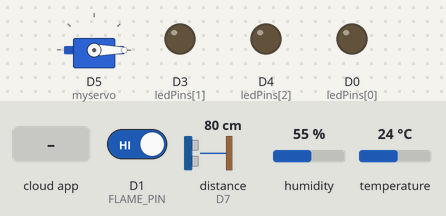
Simulated run of this sketch. Board: ESP8266 (NodeMCU). Shown: servo, output pins drawn as LEDs (lit = HIGH). Wiring (inferred from the names in the program): ultrasonic range finder: trigger D6; echo D7. The test bench sets the inputs (shaded band); at power-on: D1 (FLAME_PIN) HIGH, distance to the obstacle (sensor on D7) 80 cm, humidity 55 %, temperature 24 °C. The echo pulse lasts 58.3 µs per cm; WiFi joins after 1.5 s; servers stay silent unless stated; the Firebase database answers and starts empty; pins used as bus, display or sensor lines are not drawn; what the sketch prints to the serial monitor is not drawn.

Above: at 4.7 s.
4.8 s: D1 (FLAME_PIN) driven LOW
7.9 s: the phone or cloud app sets angle to 1
Timing chart, 0 to 11.7 s (numbered marks = the images above; inputs shaded):
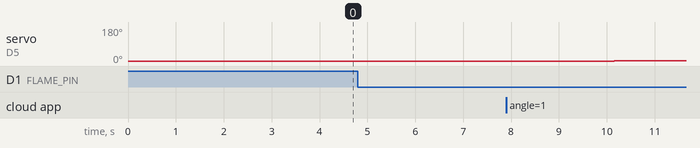

The sketch:

ESP.ino
```cpp
#include <Arduino.h>
#include <ESP8266WiFi.h>
#include <Firebase_ESP_Client.h>
#include <addons/TokenHelper.h>
#include <addons/RTDBHelper.h>
#include "secrets.h"
#include <Servo.h>
#include <DHT.h>

// ===== FIREBASE =====
FirebaseData fbdo;
FirebaseAuth auth;
FirebaseConfig config;

// ===== SERVO =====
Servo myservo;

// ===== LED =====
const int ledPins[3] = {D0, D3, D4};

// ===== ULTRASONIC =====
#define TRIG_PIN D6
#define ECHO_PIN D7

// ===== FLAME =====
#define FLAME_PIN D1

// ===== DHT =====
#define DHTPIN D2
#define DHTTYPE DHT11
DHT dht(DHTPIN, DHTTYPE);

// ===== TIMER =====
unsigned long lastFirebase = 0;
unsigned long lastSensor = 0;

const int firebaseInterval = 5000; // 5 detik
const int sensorInterval   = 4000; // 4 detik

bool firebaseReady = false;

void setup() {
  Serial.begin(115200);
  delay(2000); // stabilisasi power

  // ===== LED =====
  for (int i = 0; i < 3; i++) {
    pinMode(ledPins[i], OUTPUT);
    digitalWrite(ledPins[i], LOW);
  }

  // ===== SERVO =====
  myservo.attach(D5);
  myservo.write(0);

  // ===== ULTRASONIC =====
  pinMode(TRIG_PIN, OUTPUT);
  pinMode(ECHO_PIN, INPUT);

  // ===== FLAME =====
  pinMode(FLAME_PIN, INPUT);

  // ===== DHT =====
  dht.begin();

  // ===== WIFI =====
  WiFi.begin(WIFI_SSID, WIFI_PASSWORD);
  Serial.print("Connecting WiFi");

  unsigned long start = millis();
  while (WiFi.status() != WL_CONNECTED && millis() - start < 10000) {
    Serial.print(".");
    delay(300);
  }

  if (WiFi.status() == WL_CONNECTED) {
    Serial.println("\nWiFi Connected");
  } else {
    Serial.println("\nWiFi FAIL (lanjut offline)");
  }

  // ===== FIREBASE CONFIG =====
  config.api_key = API_KEY;
  config.database_url = DATABASE_URL;
  auth.user.email = USER_EMAIL;
  auth.user.password = USER_PASSWORD;

  Firebase.begin(&config, &auth);
  Firebase.reconnectNetwork(true);

  // tunggu max 5 detik
  start = millis();
  while (!Firebase.ready() && millis() - start < 5000) {
    delay(300);
  }

  firebaseReady = Firebase.ready();
  Serial.println(firebaseReady ? "Firebase Ready" : "Firebase FAIL");
}

// ================= LOOP =================
void loop() {
  unsigned long now = millis();

  // ===== FIREBASE CONTROL =====
  if (firebaseReady && now - lastFirebase > firebaseInterval) {
    lastFirebase = now;

    // ===== SERVO =====
    if (Firebase.RTDB.getInt(&fbdo, "/servo/angle")) {
      int angle = constrain(fbdo.intData(), 0, 180);
      myservo.write(angle);
      Serial.print("Servo angle: ");
      Serial.println(angle);
    }

    // ===== LED =====
    for (int i = 1; i <= 3; i++) {
      char path[20];
      sprintf(path, "/lampu/led%d", i);

      if (Firebase.RTDB.getBool(&fbdo, path)) {
        digitalWrite(ledPins[i - 1], fbdo.boolData());
        Serial.print("LED");
        Serial.print(i);
        Serial.print(": ");
        Serial.println(fbdo.boolData() ? "ON" : "OFF");
      }
    }
  }

  // ===== SENSOR =====
  if (now - lastSensor > sensorInterval) {
    lastSensor = now;

    // ===== ULTRASONIC =====
    digitalWrite(TRIG_PIN, LOW);
    delayMicroseconds(2);
    digitalWrite(TRIG_PIN, HIGH);
    delayMicroseconds(10);
    digitalWrite(TRIG_PIN, LOW);

    long duration = pulseIn(ECHO_PIN, HIGH, 30000);
    float distance = duration > 0 ? duration * 0.034 / 2 : -1;
    Serial.print("Jarak: ");
    Serial.println(distance);

    if (firebaseReady)
      Firebase.RTDB.setFloat(&fbdo, "/sensor/jarak", distance);

    // ===== FLAME =====
    bool fire = digitalRead(FLAME_PIN) == LOW;
    Serial.print("Flame: ");
    Serial.println(fire ? "DETECTED" : "SAFE");

    if (firebaseReady)
      Firebase.RTDB.setBool(&fbdo, "/sensor/api", fire);

    // ===== DHT =====
    float h = dht.readHumidity();
    float t = dht.readTemperature();

    if (!isnan(h) && !isnan(t)) {
      Serial.print("Temp: ");
      Serial.print(t);
      Serial.print(" | Hum: ");
      Serial.println(h);

      if (firebaseReady) {
        Firebase.RTDB.setFloat(&fbdo, "/sensor/suhu", t);
        Firebase.RTDB.setFloat(&fbdo, "/sensor/kelembaban", h);
      }
    } else {
      Serial.println("DHT Error");
    }
  }
}
```

secrets.h
```cpp
#ifndef SECRETS_H
#define SECRETS_H

// ---------- WIFI ----------
#define WIFI_SSID     "lann"
#define WIFI_PASSWORD "NayaaaSayang"

// ---------- FIREBASE ----------
#define API_KEY       "AIzaSyASYEAnSMK81XvAJ9rh5CtsPzd3RP0W8V8"
#define DATABASE_URL  "https://ujikom-fadlann-default-rtdb.asia-southeast1.firebasedatabase.app"

// ---------- AUTH ----------
#define USER_EMAIL    "ujikom@iot.com"
#define USER_PASSWORD "UjikomFadlann123_"

#endif
```

Measured:
- after the input at 4.8 s, every drawn part: stays the same
- after the input at 7.9 s, servo on D5 (myservo): 0° → 1° after 2.3 s
